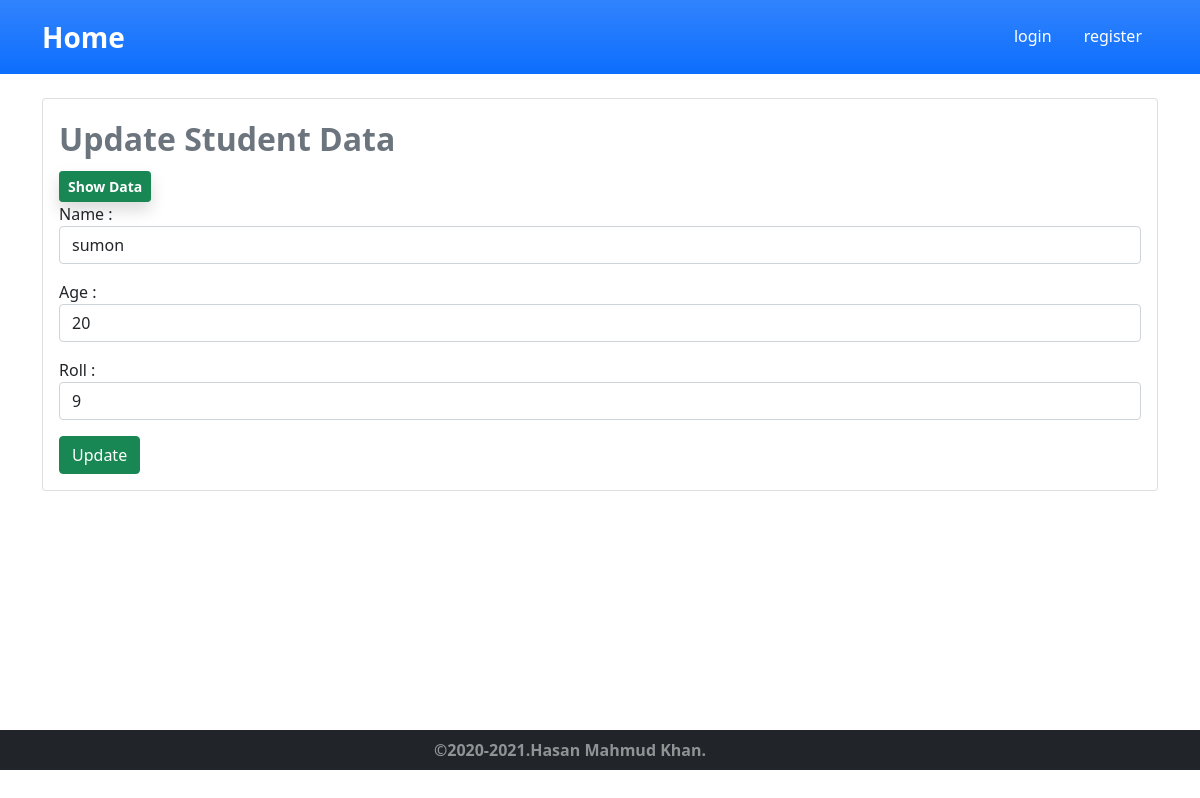
Page /edit.php?edit=4 on the committed database.
### tables this page shows
CREATE TABLE `student` (
  `id` int(11) NOT NULL,
  `name` varchar(80) NOT NULL,
  `age` int(11) NOT NULL,
  `roll` int(11) NOT NULL,
  `date` timestamp NOT NULL DEFAULT current_timestamp() ON UPDATE current_timestamp()
);

### edit.php (the view, shortened to what this page needs)
<?php
include("db.php");
include("includes/navbar.php");
    if(isset($_GET['edit'])){
        $row['id'] = $_GET['edit'];
        $id = $row['id'];
        $sql = "SELECT * FROM student WHERE id={$id}";
        $result = mysqli_query($conn,$sql);
        $row = mysqli_fetch_assoc($result);
        $name = $row['name'];
        $age = $row['age'];
        $roll = $row['roll'];
    }
?>
    <main class="">
        <div class="container">
            <br>
            <div class="card">
                <div class="card-body">
                    <div class="card-title text-muted fw-bold fs-2">Update Student Data</div>
                    <a href="index.php" class="btn btn-success btn-sm fw-bold shadow">Show Data</a>
                    <form action="update.php?edit=<?php echo $row['id']; ?>" method="POST" enctype="multipart/form-data">
                        <div class="mb-3">
                            <label for="name" class="forn-label">Name :</label>
                            <input type="text" name="name" class="form-control" placeholder="Student Name" value="<?php if(isset($name)) echo $name; ?>">
                        </div>
                        <div class="mb-3">
                            <label for="age" class="forn-label">Age :</label>
                            <input type="number" name="age" class="form-control" placeholder="Student Age" value="<?php if(isset($age)) echo $age; ?>">
                        </div>
                        <div class="mb-3">
                            <label for="roll" class="forn-label">Roll :</label>
                            <input type="number" name="roll" class="form-control" placeholder="Student Roll" value="<?php if(isset($roll)) echo $roll; ?>">
                        </div>
                        <button type="submit" name="updateBtn" class="btn btn-success" >Update</button>
                    </form>
                </div>
            </div>
        </div>
    </main>
<?php
include("includes/footer.php");
?>

### assets/css/style.css (style rules this page uses)
main { min-height: 82vh !important; }

### rows in the picture
student: name "sumon", age "20", roll "9"
